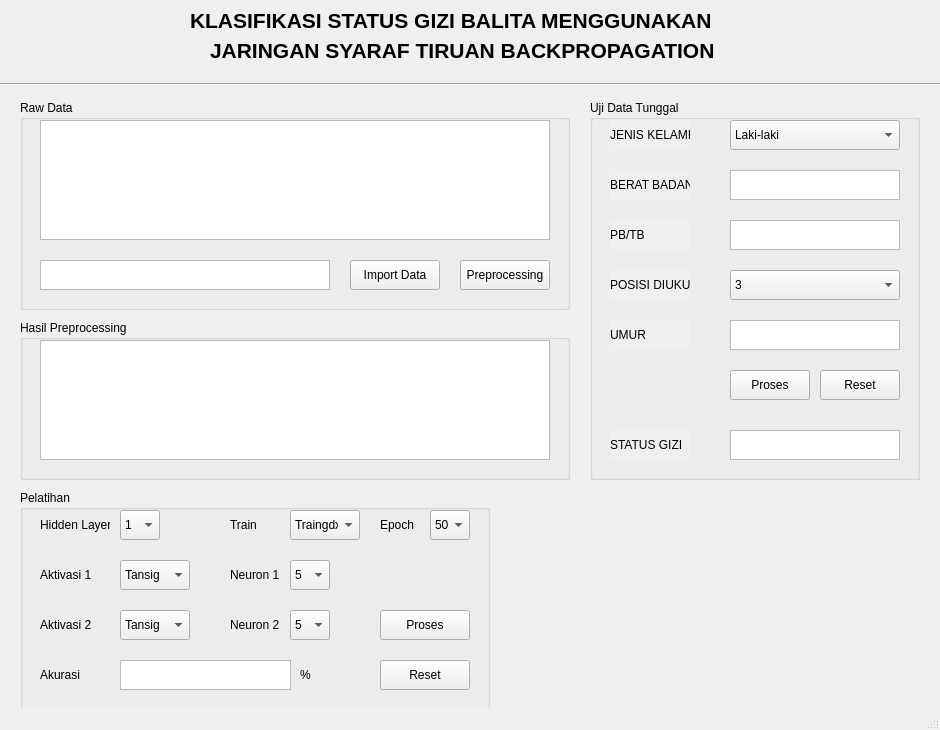
<?xml version="1.0" encoding="UTF-8"?>
<ui version="4.0">
 <class>MainWindow</class>
 <widget class="QMainWindow" name="MainWindow">
  <property name="enabled">
   <bool>true</bool>
  </property>
  <property name="geometry">
   <rect>
    <x>0</x>
    <y>0</y>
    <width>940</width>
    <height>730</height>
   </rect>
  </property>
  <property name="windowTitle">
   <string>MainWindow</string>
  </property>
  <widget class="QWidget" name="centralwidget">
   <widget class="QLabel" name="labelJudul1">
    <property name="geometry">
     <rect>
      <x>190</x>
      <y>10</y>
      <width>550</width>
      <height>20</height>
     </rect>
    </property>
    <property name="font">
     <font>
      <pointsize>16</pointsize>
      <weight>75</weight>
      <bold>true</bold>
     </font>
    </property>
    <property name="text">
     <string>KLASIFIKASI STATUS GIZI BALITA MENGGUNAKAN</string>
    </property>
   </widget>
   <widget class="QLabel" name="labelJudul2">
    <property name="geometry">
     <rect>
      <x>210</x>
      <y>40</y>
      <width>520</width>
      <height>20</height>
     </rect>
    </property>
    <property name="font">
     <font>
      <pointsize>16</pointsize>
      <weight>75</weight>
      <bold>true</bold>
     </font>
    </property>
    <property name="text">
     <string>JARINGAN SYARAF TIRUAN BACKPROPAGATION</string>
    </property>
   </widget>
   <widget class="Line" name="line">
    <property name="geometry">
     <rect>
      <x>0</x>
      <y>69</y>
      <width>941</width>
      <height>31</height>
     </rect>
    </property>
    <property name="orientation">
     <enum>Qt::Horizontal</enum>
    </property>
   </widget>
   <widget class="QGroupBox" name="groupBoxRD">
    <property name="geometry">
     <rect>
      <x>20</x>
      <y>100</y>
      <width>550</width>
      <height>210</height>
     </rect>
    </property>
    <property name="title">
     <string>Raw Data</string>
    </property>
    <widget class="QPlainTextEdit" name="TextEditRD">
     <property name="geometry">
      <rect>
       <x>20</x>
       <y>160</y>
       <width>290</width>
       <height>30</height>
      </rect>
     </property>
    </widget>
    <widget class="QPushButton" name="buttonPreprocessingRD">
     <property name="geometry">
      <rect>
       <x>440</x>
       <y>160</y>
       <width>90</width>
       <height>30</height>
      </rect>
     </property>
     <property name="text">
      <string>Preprocessing</string>
     </property>
    </widget>
    <widget class="QPushButton" name="buttonImportRD">
     <property name="geometry">
      <rect>
       <x>330</x>
       <y>160</y>
       <width>90</width>
       <height>30</height>
      </rect>
     </property>
     <property name="text">
      <string>Import Data</string>
     </property>
    </widget>
    <widget class="QTableView" name="tableRD">
     <property name="geometry">
      <rect>
       <x>20</x>
       <y>20</y>
       <width>510</width>
       <height>120</height>
      </rect>
     </property>
    </widget>
   </widget>
   <widget class="QGroupBox" name="groupBoxUDT">
    <property name="geometry">
     <rect>
      <x>590</x>
      <y>100</y>
      <width>330</width>
      <height>380</height>
     </rect>
    </property>
    <property name="title">
     <string>Uji Data Tunggal</string>
    </property>
    <widget class="QLabel" name="labelJK">
     <property name="geometry">
      <rect>
       <x>20</x>
       <y>20</y>
       <width>80</width>
       <height>30</height>
      </rect>
     </property>
     <property name="autoFillBackground">
      <bool>true</bool>
     </property>
     <property name="text">
      <string>JENIS KELAMIN</string>
     </property>
    </widget>
    <widget class="QComboBox" name="comboBoxJK">
     <property name="geometry">
      <rect>
       <x>140</x>
       <y>20</y>
       <width>170</width>
       <height>30</height>
      </rect>
     </property>
     <item>
      <property name="text">
       <string>Laki-laki</string>
      </property>
     </item>
     <item>
      <property name="text">
       <string>Perempuan</string>
      </property>
     </item>
    </widget>
    <widget class="QPushButton" name="buttonProsesUDT">
     <property name="geometry">
      <rect>
       <x>140</x>
       <y>270</y>
       <width>80</width>
       <height>30</height>
      </rect>
     </property>
     <property name="text">
      <string>Proses</string>
     </property>
    </widget>
    <widget class="QPushButton" name="buttonResetUDT">
     <property name="geometry">
      <rect>
       <x>230</x>
       <y>270</y>
       <width>80</width>
       <height>30</height>
      </rect>
     </property>
     <property name="text">
      <string>Reset</string>
     </property>
    </widget>
    <widget class="QPlainTextEdit" name="textEditSG">
     <property name="geometry">
      <rect>
       <x>140</x>
       <y>330</y>
       <width>170</width>
       <height>30</height>
      </rect>
     </property>
    </widget>
    <widget class="QLabel" name="labelSG">
     <property name="geometry">
      <rect>
       <x>20</x>
       <y>330</y>
       <width>80</width>
       <height>30</height>
      </rect>
     </property>
     <property name="autoFillBackground">
      <bool>true</bool>
     </property>
     <property name="text">
      <string>STATUS GIZI</string>
     </property>
    </widget>
    <widget class="QLabel" name="labelUmur">
     <property name="geometry">
      <rect>
       <x>20</x>
       <y>220</y>
       <width>80</width>
       <height>30</height>
      </rect>
     </property>
     <property name="autoFillBackground">
      <bool>true</bool>
     </property>
     <property name="text">
      <string>UMUR</string>
     </property>
    </widget>
    <widget class="QLabel" name="labelPD">
     <property name="geometry">
      <rect>
       <x>20</x>
       <y>170</y>
       <width>80</width>
       <height>30</height>
      </rect>
     </property>
     <property name="autoFillBackground">
      <bool>true</bool>
     </property>
     <property name="text">
      <string>POSISI DIUKUR</string>
     </property>
    </widget>
    <widget class="QLabel" name="labelPBTB">
     <property name="geometry">
      <rect>
       <x>20</x>
       <y>120</y>
       <width>80</width>
       <height>30</height>
      </rect>
     </property>
     <property name="autoFillBackground">
      <bool>true</bool>
     </property>
     <property name="text">
      <string>PB/TB</string>
     </property>
    </widget>
    <widget class="QLabel" name="labelBB">
     <property name="geometry">
      <rect>
       <x>20</x>
       <y>70</y>
       <width>80</width>
       <height>30</height>
      </rect>
     </property>
     <property name="autoFillBackground">
      <bool>true</bool>
     </property>
     <property name="text">
      <string>BERAT BADAN</string>
     </property>
    </widget>
    <widget class="QComboBox" name="comboBoxPD">
     <property name="geometry">
      <rect>
       <x>140</x>
       <y>170</y>
       <width>170</width>
       <height>30</height>
      </rect>
     </property>
     <item>
      <property name="text">
       <string>3</string>
      </property>
     </item>
     <item>
      <property name="text">
       <string>4</string>
      </property>
     </item>
    </widget>
    <widget class="QPlainTextEdit" name="textEditBB">
     <property name="geometry">
      <rect>
       <x>140</x>
       <y>70</y>
       <width>170</width>
       <height>30</height>
      </rect>
     </property>
    </widget>
    <widget class="QPlainTextEdit" name="textEditPBTB">
     <property name="geometry">
      <rect>
       <x>140</x>
       <y>120</y>
       <width>170</width>
       <height>30</height>
      </rect>
     </property>
    </widget>
    <widget class="QPlainTextEdit" name="textEditUmur">
     <property name="geometry">
      <rect>
       <x>140</x>
       <y>220</y>
       <width>170</width>
       <height>30</height>
      </rect>
     </property>
    </widget>
   </widget>
   <widget class="QGroupBox" name="groupBoxPreprocessing">
    <property name="geometry">
     <rect>
      <x>20</x>
      <y>320</y>
      <width>550</width>
      <height>160</height>
     </rect>
    </property>
    <property name="title">
     <string>Hasil Preprocessing</string>
    </property>
    <widget class="QTableView" name="tablePreprocessing">
     <property name="geometry">
      <rect>
       <x>20</x>
       <y>20</y>
       <width>510</width>
       <height>120</height>
      </rect>
     </property>
    </widget>
   </widget>
   <widget class="QGroupBox" name="groupBoxPelatihan">
    <property name="geometry">
     <rect>
      <x>20</x>
      <y>490</y>
      <width>470</width>
      <height>220</height>
     </rect>
    </property>
    <property name="title">
     <string>Pelatihan</string>
    </property>
    <widget class="QLabel" name="labelHL">
     <property name="geometry">
      <rect>
       <x>20</x>
       <y>20</y>
       <width>70</width>
       <height>30</height>
      </rect>
     </property>
     <property name="text">
      <string>Hidden Layer</string>
     </property>
    </widget>
    <widget class="QLabel" name="labelA1">
     <property name="geometry">
      <rect>
       <x>20</x>
       <y>70</y>
       <width>70</width>
       <height>30</height>
      </rect>
     </property>
     <property name="text">
      <string>Aktivasi 1</string>
     </property>
    </widget>
    <widget class="QComboBox" name="comboBoxA1">
     <property name="geometry">
      <rect>
       <x>100</x>
       <y>70</y>
       <width>70</width>
       <height>30</height>
      </rect>
     </property>
     <item>
      <property name="text">
       <string>Tansig</string>
      </property>
     </item>
     <item>
      <property name="text">
       <string>Logsig</string>
      </property>
     </item>
    </widget>
    <widget class="QComboBox" name="comboBoxHL">
     <property name="geometry">
      <rect>
       <x>100</x>
       <y>20</y>
       <width>40</width>
       <height>30</height>
      </rect>
     </property>
     <item>
      <property name="text">
       <string>1</string>
      </property>
     </item>
     <item>
      <property name="text">
       <string>2</string>
      </property>
     </item>
    </widget>
    <widget class="QComboBox" name="comboBoxA2">
     <property name="geometry">
      <rect>
       <x>100</x>
       <y>120</y>
       <width>70</width>
       <height>30</height>
      </rect>
     </property>
     <item>
      <property name="text">
       <string>Tansig</string>
      </property>
     </item>
     <item>
      <property name="text">
       <string>Logsig</string>
      </property>
     </item>
    </widget>
    <widget class="QLabel" name="labelA2">
     <property name="geometry">
      <rect>
       <x>20</x>
       <y>120</y>
       <width>70</width>
       <height>30</height>
      </rect>
     </property>
     <property name="text">
      <string>Aktivasi 2</string>
     </property>
    </widget>
    <widget class="QLabel" name="labelAkurasi1">
     <property name="geometry">
      <rect>
       <x>20</x>
       <y>170</y>
       <width>70</width>
       <height>30</height>
      </rect>
     </property>
     <property name="text">
      <string>Akurasi</string>
     </property>
    </widget>
    <widget class="QPlainTextEdit" name="textEditAkurasi">
     <property name="geometry">
      <rect>
       <x>100</x>
       <y>170</y>
       <width>171</width>
       <height>30</height>
      </rect>
     </property>
    </widget>
    <widget class="QLabel" name="labelAkurasi2">
     <property name="geometry">
      <rect>
       <x>280</x>
       <y>170</y>
       <width>30</width>
       <height>30</height>
      </rect>
     </property>
     <property name="text">
      <string>%</string>
     </property>
    </widget>
    <widget class="QLabel" name="labelTrain">
     <property name="geometry">
      <rect>
       <x>210</x>
       <y>20</y>
       <width>50</width>
       <height>30</height>
      </rect>
     </property>
     <property name="text">
      <string>Train</string>
     </property>
    </widget>
    <widget class="QLabel" name="labelNeuron1">
     <property name="geometry">
      <rect>
       <x>210</x>
       <y>70</y>
       <width>50</width>
       <height>30</height>
      </rect>
     </property>
     <property name="text">
      <string>Neuron 1</string>
     </property>
    </widget>
    <widget class="QLabel" name="labelNeuron2">
     <property name="geometry">
      <rect>
       <x>210</x>
       <y>120</y>
       <width>50</width>
       <height>30</height>
      </rect>
     </property>
     <property name="text">
      <string>Neuron 2</string>
     </property>
    </widget>
    <widget class="QComboBox" name="comboBoxNeuron2">
     <property name="geometry">
      <rect>
       <x>270</x>
       <y>120</y>
       <width>40</width>
       <height>30</height>
      </rect>
     </property>
     <item>
      <property name="text">
       <string>5</string>
      </property>
     </item>
     <item>
      <property name="text">
       <string>10</string>
      </property>
     </item>
     <item>
      <property name="text">
       <string>15</string>
      </property>
     </item>
     <item>
      <property name="text">
       <string>20</string>
      </property>
     </item>
     <item>
      <property name="text">
       <string>25</string>
      </property>
     </item>
     <item>
      <property name="text">
       <string>30</string>
      </property>
     </item>
     <item>
      <property name="text">
       <string>35</string>
      </property>
     </item>
     <item>
      <property name="text">
       <string>40</string>
      </property>
     </item>
     <item>
      <property name="text">
       <string>45</string>
      </property>
     </item>
     <item>
      <property name="text">
       <string>50</string>
      </property>
     </item>
    </widget>
    <widget class="QComboBox" name="comboBoxNeuron1">
     <property name="geometry">
      <rect>
       <x>270</x>
       <y>70</y>
       <width>40</width>
       <height>30</height>
      </rect>
     </property>
     <item>
      <property name="text">
       <string>5</string>
      </property>
     </item>
     <item>
      <property name="text">
       <string>10</string>
      </property>
     </item>
     <item>
      <property name="text">
       <string>15</string>
      </property>
     </item>
     <item>
      <property name="text">
       <string>20</string>
      </property>
     </item>
     <item>
      <property name="text">
       <string>25</string>
      </property>
     </item>
     <item>
      <property name="text">
       <string>30</string>
      </property>
     </item>
     <item>
      <property name="text">
       <string>35</string>
      </property>
     </item>
     <item>
      <property name="text">
       <string>40</string>
      </property>
     </item>
     <item>
      <property name="text">
       <string>45</string>
      </property>
     </item>
     <item>
      <property name="text">
       <string>50</string>
      </property>
     </item>
    </widget>
    <widget class="QComboBox" name="comboBoxTrain">
     <property name="geometry">
      <rect>
       <x>270</x>
       <y>20</y>
       <width>70</width>
       <height>30</height>
      </rect>
     </property>
     <item>
      <property name="text">
       <string>Traingdx</string>
      </property>
     </item>
     <item>
      <property name="text">
       <string>Trainlm</string>
      </property>
     </item>
     <item>
      <property name="text">
       <string>Traingdm</string>
      </property>
     </item>
    </widget>
    <widget class="QLabel" name="labelEpoch">
     <property name="geometry">
      <rect>
       <x>360</x>
       <y>20</y>
       <width>40</width>
       <height>30</height>
      </rect>
     </property>
     <property name="text">
      <string>Epoch</string>
     </property>
    </widget>
    <widget class="QComboBox" name="comboBoxEpoch">
     <property name="geometry">
      <rect>
       <x>410</x>
       <y>20</y>
       <width>40</width>
       <height>30</height>
      </rect>
     </property>
     <item>
      <property name="text">
       <string>50</string>
      </property>
     </item>
     <item>
      <property name="text">
       <string>100</string>
      </property>
     </item>
     <item>
      <property name="text">
       <string>200</string>
      </property>
     </item>
     <item>
      <property name="text">
       <string>250</string>
      </property>
     </item>
     <item>
      <property name="text">
       <string>500</string>
      </property>
     </item>
     <item>
      <property name="text">
       <string>1000</string>
      </property>
     </item>
    </widget>
    <widget class="QPushButton" name="buttonProsesPelatihan">
     <property name="geometry">
      <rect>
       <x>360</x>
       <y>120</y>
       <width>90</width>
       <height>30</height>
      </rect>
     </property>
     <property name="text">
      <string>Proses</string>
     </property>
    </widget>
    <widget class="QPushButton" name="buttonResetPelatihan">
     <property name="geometry">
      <rect>
       <x>360</x>
       <y>170</y>
       <width>90</width>
       <height>30</height>
      </rect>
     </property>
     <property name="text">
      <string>Reset</string>
     </property>
    </widget>
   </widget>
  </widget>
  <widget class="QStatusBar" name="statusbar"/>
 </widget>
 <resources/>
 <connections/>
</ui>
